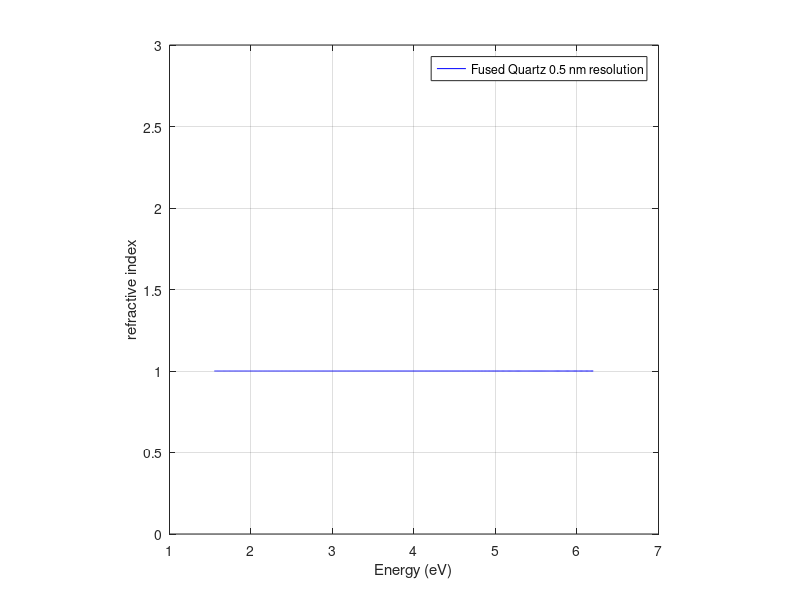
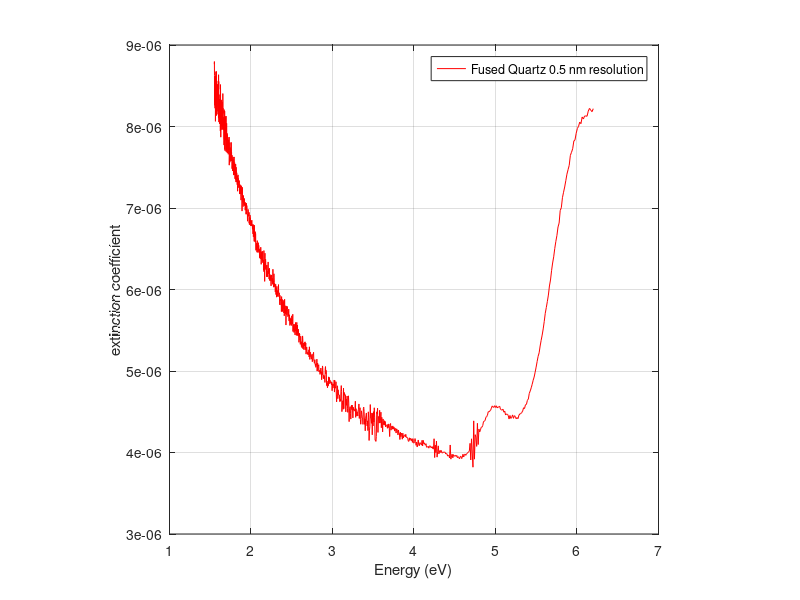

The MATLAB script that drew these images, in order:
trs=dlmread('FQTS_0.5nm.dat',"\t");%-----------------------------------------------------------------------------------------------Read data from tranmission data file
d=size(trs,1);%------------------------------------------------------------------------------------------------------------------Declaration of size of transmission Matrix
l0=trs(1,1)-1;%------------------------------------------------------------------------------------------------------------------wavelength index declaration.
A=zeros(d,1);en=zeros(d,1);n=zeros(d,1); l=zeros(d,1); kl=zeros(d,1); dn=zeros(d,d);%--------------------------------------------Declaration of Matrices with zero initial values
% The Physical Quantities represented: en---Energy(eV) ; l----wavelength(nm) ; A----decadic Absorbance ; kl----Extinction coefficient ; n----refractive index
ds= 0.5;%------------------------------------------------------------------------------------------------------------------------Step size declaration

for i=1:d
l(i,1) = trs(i,1);
en(i,1)= 1239.9219/(l(i,1));
A(i,1) = -log(trs(i,2)/100);
kl(i,1)= (2.303*A(i,1)*l(i,1)*(1e-9))/(4*pi*1e-3);
end

for i=1:d
    for j=1:d
        if l(i,1)==l0 + ds*j
            dn(i,j) = 0;
        else
            dn(i,j) = (kl(j,1)/(l0+j*ds))*(l(i,1)^2/(l(i,1)^2-(l0+j*ds)^2));%----------------------------------------------------Declaration of Integrand Matrix
        end
    end
end
s=sum(dn,2);%--------------------------------------------------------------------------------------------------------------------Summing the all elements in each row

for i=1:d
n(i,1)=1+(2/pi)*((l(d,1)-l(d-1,1))*(s(i,1)-dn(i,1)/2-dn(i,d)/2));%------------------------------------------------------------Integrating with Trapezoidal rule
end

%figure; plot(l,n,'b'); axis square; grid on; xlabel('wavelength (nm)'); ylabel('refractive index');legend('Fused Quartz 0.5 nm resolution');ylim([0 3]);
figure; plot(en,n,'b'); axis square; grid on; xlabel('Energy (eV)'); ylabel('refractive index');legend('Fused Quartz 0.5 nm resolution');ylim([0 3]);
%figure; plot(l,kl,'r'); axis square; grid on; xlabel('wavelength'); ylabel('extinction coefficient');legend('Fused Quartz 0.5 nm resolution');
figure; plot(en,kl,'r'); axis square; grid on; xlabel('Energy (eV)'); ylabel('extinction coefficient');legend('Fused Quartz 0.5 nm resolution');
